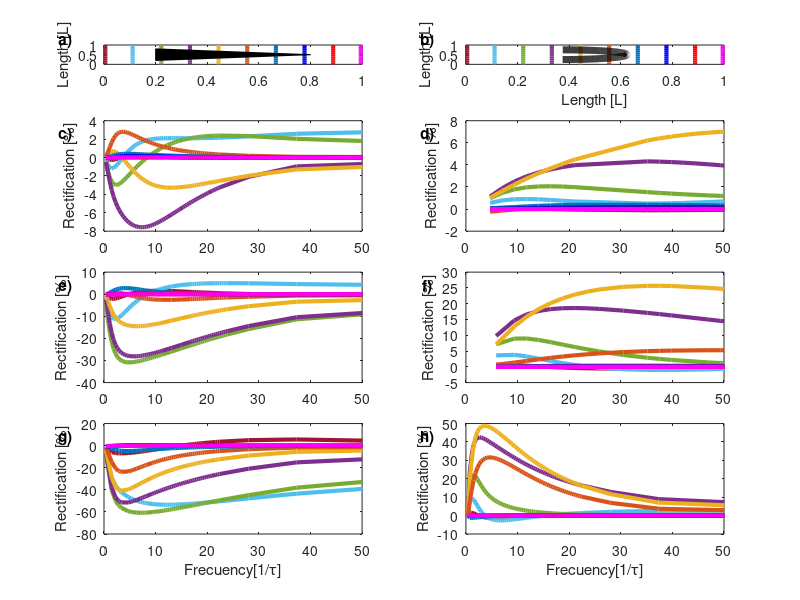

Write MATLAB code to recreate this figure.
%%%%%%%%%%%%%%%%%%%%Editar Grafico%%%%%%%%%%%%%%%%%%%%%%%%%%%%%%%%%%%
lw = 3; %LineWidth
mz = 7; %MarkSize

%%%%%%%%%%%%%%%%%%%%%%%Posiciones de medición$$$$$$$$$$$$$$$$$$$$$$$$$
x0=[1/200,1/200,1/200,1/200,1/200,1/200,1/200,1/200,1/200,1/200,1/200];
y1=[0,20/200,40/200,60/200,80/200,100/200,120/200,140/200,160/200,180/200,200/200];

x1=[22.2/200,22.2/200,22.2/200,22.2/200,22.2/200,22.2/200,22.2/200,22.2/200,22.2/200,22.2/200,22.2/200];
x2=[44.4,44.4,44.4,44.4,44.4,44.4,44.4,44.4,44.4,44.4,44.4];
x3=[66.6,66.6,66.6,66.6,66.6,66.6,66.6,66.6,66.6,66.6,66.6];
x4=[88.8,88.8,88.8,88.8,88.8,88.8,88.8,88.8,88.8,88.8,88.8];
x5=[111,111,111,111,111,111,111,111,111,111,111];
x6=[133.2,133.2,133.2,133.2,133.2,133.2,133.2,133.2,133.2,133.2,133.2];
x7=[155.4,155.4,155.4,155.4,155.4,155.4,155.4,155.4,155.4,155.4,155.4];
x8=[177.6,177.6,177.6,177.6,177.6,177.6,177.6,177.6,177.6,177.6,177.6];
x9=[199,199,199,199,199,199,199,199,199,199,199];

%rescaleo
x2 = x2/200
x3 = x3/200
x4 = x4/200
x5 = x5/200
x6 = x6/200
x7 = x7/200
x8 = x8/200
x9 = x9/200

%%%%%%%%%%%%%%%%%%%%%%%%Figura medialuna%%%%%%%%%%%%%%%%%%%%%%%%%%%%%%
r = 50/200;
phi = -pi/2:0.01:pi/2;
x_1 = r*cos(phi)+75/200;
y_1 = r*sin(phi)+100/200;

%%%%%%%%%%%%%%%%%%%%%%%%Figura triángulo%%%%%%%%%%%%%%%%%%%%%%%%%%%%%%
a=[40/200,40/200];
b=[40/200,160/200];
c=[160/200,100/200];
x=[a(1) b(1) c(1) a(1)];
y=[a(2) b(2) c(2) a(2)];

%%%%%%%%%%%%%%%%%%%%%%  Gráfico Triángulo  %%%%%%%%%%%%%%%%%%%%%%%%%%
subplot(7,2,1)
plot(x0,y1,'-','LineWidth',lw,'color','#A2142F','MarkerSize',mz);
hold on
plot(x1,y1,'-','LineWidth',lw,'color','#4DBEEE','MarkerSize',mz);
plot(x2,y1,'-','LineWidth',lw,'color','#77AC30','MarkerSize',mz);
plot(x3,y1,'-','LineWidth',lw,'color','#7E2F8E','MarkerSize',mz);
plot(x4,y1,'-','LineWidth',lw,'color','#EDB120','MarkerSize',mz);
plot(x5,y1,'-','LineWidth',lw,'color','#D95319','MarkerSize',mz);
plot(x6,y1,'-','LineWidth',lw,'color','#0072BD','MarkerSize',mz);
plot(x7,y1,'-','LineWidth',lw,'color','b','MarkerSize',mz);
plot(x8,y1,'-','LineWidth',lw,'color','r','MarkerSize',mz);
plot(x9,y1,'-','LineWidth',lw,'color','m','MarkerSize',mz);
triangulo=patch(x,y,'black');
hold off
xlim([0 1])
yticks([0,0.5,1])
yticklabels({'0','0.5','1'})
ylabel('Length [L]')
ylabel('Length [L]')
ylim([0 1])
t = title('a)', 'Units', 'normalized', 'Position', [-0.15, 0.8, 0]); % Set Title with correct Position

%%%%%%%%%%%%%%%%%%%%%  Gráfico Medialuna  %%%%%%%%%%%%%%%%%%%%%%%%
subplot(7,2,2)
plot(x0,y1,'-','LineWidth',lw,'color','#A2142F','MarkerSize',mz);
hold on
plot(x1,y1,'-','LineWidth',lw,'color','#4DBEEE','MarkerSize',mz);
plot(x2,y1,'-','LineWidth',lw,'color','#77AC30','MarkerSize',mz);
plot(x3,y1,'-','LineWidth',lw,'color','#7E2F8E','MarkerSize',mz);
plot(x4,y1,'-','LineWidth',lw,'color','#EDB120','MarkerSize',mz);
plot(x5,y1,'-','LineWidth',lw,'color','#D95319','MarkerSize',mz);
plot(x6,y1,'-','LineWidth',lw,'color','#0072BD','MarkerSize',mz);
plot(x7,y1,'-','LineWidth',lw,'color','b','MarkerSize',mz);
plot(x8,y1,'-','LineWidth',lw,'color','r','MarkerSize',mz);
plot(x9,y1,'-','LineWidth',lw,'color','m','MarkerSize',mz);
plot(x_1,y_1,'b','LineWidth',5,'color','k','MarkerSize',mz);
hold off
xlim([0 1])
ylim([0 1])
yticks([0,0.5,1])
yticklabels({'0','0.5','1'})
xlabel('Length [L]')
ylabel('Length [L]')
t = title('b)', 'Units', 'normalized', 'Position', [-0.15, 0.8, 0]); % Set Title with correct Position

%%%%%%%%%%%%%%%%%%%  Gráfico Triangulo 0.25  %%%%%%%%%%%%%%%%%%%%%%%
subplot(7,2,[3,5])
Array=csvread('salida - Triangulo - 0.25.csv');
A = Array(:, 4);

AB = (Array(:, 5)- Array(:, 24))
AC = max(Array(:, 5))
AD = max(Array(:, 24))
AE = max(AC,AD)

BB = (Array(:, 6)- Array(:, 23))
BC = max(Array(:, 6))
BD = max(Array(:, 23))
BE = max(BC,BD)

CB = (Array(:, 7)- Array(:, 22))
CC = max(Array(:, 7))
CD = max(Array(:, 22))
CE = max(CC,CD)

DB = (Array(:, 8)- Array(:, 21))
DC = max(Array(:, 8))
DD = max(Array(:, 21))
DE = max(DC,DD)

EB = (Array(:, 9)- Array(:, 20))
EC = max(Array(:, 9))
ED = max(Array(:, 20))
EE = max(EC,ED)

FB = (Array(:, 10)- Array(:, 19))
FC = max(Array(:, 10))
FD = max(Array(:, 19))
FE = max(FC,FD)

GB = (Array(:, 11)- Array(:, 18))
GC = max(Array(:, 11))
GD = max(Array(:, 18))
GE = max(GC,GD)

HB = (Array(:, 12)- Array(:, 17))
HC = max(Array(:, 12))
HD = max(Array(:, 17))
HE = max(HC,HD)

IB = (Array(:, 13)- Array(:, 16))
IC = max(Array(:, 13))
ID = max(Array(:, 16))
IE = max(IC,ID)

JB = (Array(:, 14)- Array(:, 15))
JC = max(Array(:, 14))
JD = max(Array(:, 15))
JE = max(JC,JD)

plot(A, (AB/AE)*100,'LineWidth',lw,'color','#A2142F','MarkerSize',mz)

hold on
plot(A, (BB/BE)*100, 'LineWidth',lw,'color','#4DBEEE','MarkerSize',mz)
plot(A, (CB/CE)*100, 'LineWidth',lw,'color','#77AC30','MarkerSize',mz)
plot(A, (DB/DE)*100, 'LineWidth',lw,'color','#7E2F8E','MarkerSize',mz)
plot(A, (EB/EE)*100, 'LineWidth',lw,'color','#EDB120','MarkerSize',mz)
plot(A, (FB/FE)*100, 'LineWidth',lw,'color','#D95319','MarkerSize',mz)
plot(A, (GB/GE)*100, 'LineWidth',lw,'color','#0072BD','MarkerSize',mz)
plot(A, (HB/HE)*100, 'LineWidth',lw,'color','b','MarkerSize',mz)
plot(A, (IB/IE)*100, 'LineWidth',lw,'color','r','MarkerSize',mz)
plot(A, (JB/JE)*100, 'LineWidth',lw,'color','m','MarkerSize',mz)
hold off
xlim([0 50])
%xlabel('Frecuency[1/s]')
ylabel('Rectification [%]')
t = title('c)', 'Units', 'normalized', 'Position', [-0.15, 0.8, 0]); % Set Title with correct Position

%%%%%%%%%%%%%%%%%%%  Gráfico Medialuna 0.25  %%%%%%%%%%%%%%%%%%%%%%%
subplot(7,2,[4,6])
Array1=csvread('salida - Medialuna - 0.25.csv');
A1 = Array1(:, 4);

AB1 = (Array1(:, 5)- Array1(:, 24))
AC1 = max(Array1(:, 5))
AD1 = max(Array1(:, 24))
AE1 = max(AC1,AD1)

BB1 = (Array1(:, 6)- Array1(:, 23))
BC1 = max(Array1(:, 6))
BD1 = max(Array1(:, 23))
BE1 = max(BC1,BD1)

CB1 = (Array1(:, 7)- Array1(:, 22))
CC1 = max(Array1(:, 7))
CD1 = max(Array1(:, 22))
CE1 = max(CC1,CD1)

DB1 = (Array1(:, 8)- Array1(:, 21))
DC1 = max(Array1(:, 8))
DD1 = max(Array1(:, 21))
DE1 = max(DC1,DD1)

EB1 = (Array1(:, 9)- Array1(:, 20))
EC1 = max(Array1(:, 9))
ED1 = max(Array1(:, 20))
EE1 = max(EC1,ED1)

FB1 = (Array1(:, 10)- Array1(:, 19))
FC1 = max(Array1(:, 10))
FD1 = max(Array1(:, 19))
FE1 = max(FC1,FD1)

GB1 = (Array1(:, 11)- Array1(:, 18))
GC1 = max(Array1(:, 11))
GD1 = max(Array1(:, 18))
GE1 = max(GC1,GD1)

HB1 = (Array1(:, 12)- Array1(:, 17))
HC1 = max(Array1(:, 12))
HD1 = max(Array1(:, 17))
HE1 = max(HC1,HD1)

IB1 = (Array1(:, 13)- Array1(:, 16))
IC1 = max(Array1(:, 13))
ID1 = max(Array1(:, 16))
IE1 = max(IC1,ID1)

JB1 = (Array1(:, 14)- Array1(:, 15))
JC1 = max(Array1(:, 14))
JD1 = max(Array1(:, 15))
JE1 = max(JC1,JD1)

plot(A1, (AB1/AE1)*100,'LineWidth',lw,'color','#A2142F','MarkerSize',mz)

hold on
plot(A1, (BB1/BE1)*100, 'LineWidth',lw,'color','#4DBEEE','MarkerSize',mz)
plot(A1, (CB1/CE1)*100, 'LineWidth',lw,'color','#77AC30','MarkerSize',mz)
plot(A1, (DB1/DE1)*100, 'LineWidth',lw,'color','#7E2F8E','MarkerSize',mz)
plot(A1, (EB1/EE1)*100, 'LineWidth',lw,'color','#EDB120','MarkerSize',mz)
plot(A1, (FB1/FE1)*100, 'LineWidth',lw,'color','#D95319','MarkerSize',mz)
plot(A1, (GB1/GE1)*100, 'LineWidth',lw,'color','#0072BD','MarkerSize',mz)
plot(A1, (HB1/HE1)*100, 'LineWidth',lw,'color','b','MarkerSize',mz)
plot(A1, (IB1/IE1)*100, 'LineWidth',lw,'color','r','MarkerSize',mz)
plot(A1, (JB1/JE1)*100, 'LineWidth',lw,'color','m','MarkerSize',mz)
hold off
xlim([0 50])
%xlabel('Frecuency[1/s]')
ylabel('Rectification [%]')
t = title('d)', 'Units', 'normalized', 'Position', [-0.15, 0.8, 0]); % Set Title with correct Position

%%%%%%%%%%%%%%%%%%%  Gráfico Triangulo 0.5  %%%%%%%%%%%%%%%%%%%%%%%
subplot(7,2,[7,9])
Array2=csvread('salida - Triangulo - 0.5.csv');
A2 = Array2(:, 4);

AB2 = (Array2(:, 5)- Array2(:, 24))
AC2 = max(Array2(:, 5))
AD2 = max(Array2(:, 24))
AE2 = max(AC2,AD2)

BB2 = (Array2(:, 6)- Array2(:, 23))
BC2 = max(Array2(:, 6))
BD2 = max(Array2(:, 23))
BE2 = max(BC2,BD2)

CB2 = (Array2(:, 7)- Array2(:, 22))
CC2 = max(Array2(:, 7))
CD2 = max(Array2(:, 22))
CE2 = max(CC2,CD2)

DB2 = (Array2(:, 8)- Array2(:, 21))
DC2 = max(Array2(:, 8))
DD2 = max(Array2(:, 21))
DE2 = max(DC2,DD2)

EB2 = (Array2(:, 9)- Array2(:, 20))
EC2 = max(Array2(:, 9))
ED2 = max(Array2(:, 20))
EE2 = max(EC2,ED2)

FB2 = (Array2(:, 10)- Array2(:, 19))
FC2 = max(Array2(:, 10))
FD2 = max(Array2(:, 19))
FE2 = max(FC2,FD2)

GB2 = (Array2(:, 11)- Array2(:, 18))
GC2 = max(Array2(:, 11))
GD2 = max(Array2(:, 18))
GE2 = max(GC2,GD2)

HB2 = (Array2(:, 12)- Array2(:, 17))
HC2 = max(Array2(:, 12))
HD2 = max(Array2(:, 17))
HE2 = max(HC2,HD2)

IB2 = (Array2(:, 13)- Array2(:, 16))
IC2 = max(Array2(:, 13))
ID2 = max(Array2(:, 16))
IE2 = max(IC2,ID2)

JB2 = (Array2(:, 14)- Array2(:, 15))
JC2 = max(Array2(:, 14))
JD2 = max(Array2(:, 15))
JE2 = max(JC2,JD2)

plot(A2, (AB2/AE2)*100,'LineWidth',lw,'color','#A2142F','MarkerSize',mz)

hold on
plot(A2, (BB2/BE2)*100, 'LineWidth',lw,'color','#4DBEEE','MarkerSize',mz)
plot(A2, (CB2/CE2)*100, 'LineWidth',lw,'color','#77AC30','MarkerSize',mz)
plot(A2, (DB2/DE2)*100, 'LineWidth',lw,'color','#7E2F8E','MarkerSize',mz)
plot(A2, (EB2/EE2)*100, 'LineWidth',lw,'color','#EDB120','MarkerSize',mz)
plot(A2, (FB2/FE2)*100, 'LineWidth',lw,'color','#D95319','MarkerSize',mz)
plot(A2, (GB2/GE2)*100, 'LineWidth',lw,'color','#0072BD','MarkerSize',mz)
plot(A2, (HB2/HE2)*100, 'LineWidth',lw,'color','b','MarkerSize',mz)
plot(A2, (IB2/IE2)*100, 'LineWidth',lw,'color','r','MarkerSize',mz)
plot(A2, (JB2/JE2)*100, 'LineWidth',lw,'color','m','MarkerSize',mz)
hold off
xlim([0 50])
%xlabel('Frecuency[1/s]')
ylabel('Rectification [%]')
t = title('e)', 'Units', 'normalized', 'Position', [-0.15, 0.8, 0]); % Set Title with correct Position

%%%%%%%%%%%%%%%%%%%  Gráfico Medialuna 0.5  %%%%%%%%%%%%%%%%%%%%%%%
subplot(7,2,[8,10])
Array3=csvread('salida - Medialuna - 0.5.csv');
A3 = Array3(:, 4);

AB3 = (Array3(:, 5)- Array3(:, 24))
AC3 = max(Array3(:, 5))
AD3 = max(Array3(:, 24))
AE3 = max(AC3,AD3)

BB3 = (Array3(:, 6)- Array3(:, 23))
BC3 = max(Array3(:, 6))
BD3 = max(Array3(:, 23))
BE3 = max(BC3,BD3)

CB3 = (Array3(:, 7)- Array3(:, 22))
CC3 = max(Array3(:, 7))
CD3 = max(Array3(:, 22))
CE3 = max(CC3,CD3)

DB3 = (Array3(:, 8)- Array3(:, 21))
DC3 = max(Array3(:, 8))
DD3 = max(Array3(:, 21))
DE3 = max(DC3,DD3)

EB3 = (Array3(:, 9)- Array3(:, 20))
EC3 = max(Array3(:, 9))
ED3 = max(Array3(:, 20))
EE3 = max(EC3,ED3)

FB3 = (Array3(:, 10)- Array3(:, 19))
FC3 = max(Array3(:, 10))
FD3 = max(Array3(:, 19))
FE3 = max(FC3,FD3)

GB3 = (Array3(:, 11)- Array3(:, 18))
GC3 = max(Array3(:, 11))
GD3 = max(Array3(:, 18))
GE3 = max(GC3,GD3)

HB3 = (Array3(:, 12)- Array3(:, 17))
HC3 = max(Array3(:, 12))
HD3 = max(Array3(:, 17))
HE3 = max(HC3,HD3)

IB3 = (Array3(:, 13)- Array3(:, 16))
IC3 = max(Array3(:, 13))
ID3 = max(Array3(:, 16))
IE3 = max(IC3,ID3)

JB3 = (Array3(:, 14)- Array3(:, 15))
JC3 = max(Array3(:, 14))
JD3 = max(Array3(:, 15))
JE3 = max(JC3,JD3)

plot(A3, (AB3/AE3)*100, 'LineWidth',lw,'color','#A2142F','MarkerSize',mz)

hold on
plot(A3, (BB3/BE3)*100, 'LineWidth',lw,'color','#4DBEEE','MarkerSize',mz)
plot(A3, (CB3/CE3)*100, 'LineWidth',lw,'color','#77AC30','MarkerSize',mz)
plot(A3, (DB3/DE3)*100, 'LineWidth',lw,'color','#7E2F8E','MarkerSize',mz)
plot(A3, (EB3/EE3)*100, 'LineWidth',lw,'color','#EDB120','MarkerSize',mz)
plot(A3, (FB3/FE3)*100, 'LineWidth',lw,'color','#D95319','MarkerSize',mz)
plot(A3, (GB3/GE3)*100, 'LineWidth',lw,'color','#0072BD','MarkerSize',mz)
plot(A3, (HB3/HE3)*100, 'LineWidth',lw,'color','b','MarkerSize',mz)
plot(A3, (IB3/IE3)*100, 'LineWidth',lw,'color','r','MarkerSize',mz)
plot(A3, (JB3/JE3)*100, 'LineWidth',lw,'color','m','MarkerSize',mz)
hold off
xlim([0 50])
%xlabel('Frecuency[1/s]')
ylabel('Rectification [%]')
t = title('f)', 'Units', 'normalized', 'Position', [-0.15, 0.8, 0]); % Set Title with correct Position

%%%%%%%%%%%%%%%%%%%  Gráfico Triangulo 0.75  %%%%%%%%%%%%%%%%%%%%%%%
subplot(7,2,[11,13])
Array4=csvread('salida - Triangulo - 0.75.csv');
A4 = Array4(:, 4);

AB4 = (Array4(:, 5)- Array4(:, 24))
AC4 = max(Array4(:, 5))
AD4 = max(Array4(:, 24))
AE4 = max(AC4,AD4)

BB4 = (Array4(:, 6)- Array4(:, 23))
BC4 = max(Array4(:, 6))
BD4 = max(Array4(:, 23))
BE4 = max(BC4,BD4)

CB4 = (Array4(:, 7)- Array4(:, 22))
CC4 = max(Array4(:, 7))
CD4 = max(Array4(:, 22))
CE4 = max(CC4,CD4)

DB4 = (Array4(:, 8)- Array4(:, 21))
DC4 = max(Array4(:, 8))
DD4 = max(Array4(:, 21))
DE4 = max(DC4,DD4)

EB4 = (Array4(:, 9)- Array4(:, 20))
EC4 = max(Array4(:, 9))
ED4 = max(Array4(:, 20))
EE4 = max(EC4,ED4)

FB4 = (Array4(:, 10)- Array4(:, 19))
FC4 = max(Array4(:, 10))
FD4 = max(Array4(:, 19))
FE4 = max(FC4,FD4)

GB4 = (Array4(:, 11)- Array4(:, 18))
GC4 = max(Array4(:, 11))
GD4 = max(Array4(:, 18))
GE4 = max(GC4,GD4)

HB4 = (Array4(:, 12)- Array4(:, 17))
HC4 = max(Array4(:, 12))
HD4 = max(Array4(:, 17))
HE4 = max(HC4,HD4)

IB4 = (Array4(:, 13)- Array4(:, 16))
IC4 = max(Array4(:, 13))
ID4 = max(Array4(:, 16))
IE4 = max(IC4,ID4)

JB4 = (Array4(:, 14)- Array4(:, 15))
JC4 = max(Array4(:, 14))
JD4 = max(Array4(:, 15))
JE4 = max(JC4,JD4)

plot(A4, (AB4/AE4)*100, 'LineWidth',lw,'color','#A2142F','MarkerSize',mz)

hold on
plot(A4, (BB4/BE4)*100, 'LineWidth',lw,'color','#4DBEEE','MarkerSize',mz)
plot(A4, (CB4/CE4)*100, 'LineWidth',lw,'color','#77AC30','MarkerSize',mz)
plot(A4, (DB4/DE4)*100, 'LineWidth',lw,'color','#7E2F8E','MarkerSize',mz)
plot(A4, (EB4/EE4)*100, 'LineWidth',lw,'color','#EDB120','MarkerSize',mz)
plot(A4, (FB4/FE4)*100, 'LineWidth',lw,'color','#D95319','MarkerSize',mz)
plot(A4, (GB4/GE4)*100, 'LineWidth',lw,'color','#0072BD','MarkerSize',mz)
plot(A4, (HB4/HE4)*100, 'LineWidth',lw,'color','b','MarkerSize',mz)
plot(A4, (IB4/IE4)*100, 'LineWidth',lw,'color','r','MarkerSize',mz)
plot(A4, (JB4/JE4)*100, 'LineWidth',lw,'color','m','MarkerSize',mz)
hold off
xlim([0 50])
xlabel('Frecuency[1/\tau]')
ylabel('Rectification [%]')
t = title('g)', 'Units', 'normalized', 'Position', [-0.15, 0.8, 0]); % Set Title with correct Position

%%%%%%%%%%%%%%%%%%%  Gráfico Medialuna 0.75  %%%%%%%%%%%%%%%%%%%%%%%
subplot(7,2,[12,14])
Array5=csvread('salida - Medialuna - 0.75.csv');
A5 = Array5(:, 4);

AB5 = (Array5(:, 5)- Array5(:, 24))
AC5 = max(Array5(:, 5))
AD5 = max(Array5(:, 24))
AE5 = max(AC5,AD5)

BB5 = (Array5(:, 6)- Array5(:, 23))
BC5 = max(Array5(:, 6))
BD5 = max(Array5(:, 23))
BE5 = max(BC5,BD5)

CB5 = (Array5(:, 7)- Array5(:, 22))
CC5 = max(Array5(:, 7))
CD5 = max(Array5(:, 22))
CE5 = max(CC5,CD5)

DB5 = (Array5(:, 8)- Array5(:, 21))
DC5 = max(Array5(:, 8))
DD5 = max(Array5(:, 21))
DE5 = max(DC5,DD5)

EB5 = (Array5(:, 9)- Array5(:, 20))
EC5 = max(Array5(:, 9))
ED5 = max(Array5(:, 20))
EE5 = max(EC5,ED5)

FB5 = (Array5(:, 10)- Array5(:, 19))
FC5 = max(Array5(:, 10))
FD5 = max(Array5(:, 19))
FE5 = max(FC5,FD5)

GB5 = (Array5(:, 11)- Array5(:, 18))
GC5 = max(Array5(:, 11))
GD5 = max(Array5(:, 18))
GE5 = max(GC5,GD5)

HB5 = (Array5(:, 12)- Array5(:, 17))
HC5 = max(Array5(:, 12))
HD5 = max(Array5(:, 17))
HE5 = max(HC5,HD5)

IB5 = (Array5(:, 13)- Array5(:, 16))
IC5 = max(Array5(:, 13))
ID5 = max(Array5(:, 16))
IE5 = max(IC5,ID5)

JB5 = (Array5(:, 14)- Array5(:, 15))
JC5 = max(Array5(:, 14))
JD5 = max(Array5(:, 15))
JE5 = max(JC5,JD5)

plot(A5, (AB5/AE5)*100,'LineWidth',lw,'color','#A2142F','MarkerSize',mz)

hold on
plot(A5, (BB5/BE5)*100, 'LineWidth',lw,'color','#4DBEEE','MarkerSize',mz)
plot(A5, (CB5/CE5)*100, 'LineWidth',lw,'color','#77AC30','MarkerSize',mz)
plot(A5, (DB5/DE5)*100, 'LineWidth',lw,'color','#7E2F8E','MarkerSize',mz)
plot(A5, (EB5/EE5)*100, 'LineWidth',lw,'color','#EDB120','MarkerSize',mz)
plot(A5, (FB5/FE5)*100, 'LineWidth',lw,'color','#D95319','MarkerSize',mz)
plot(A5, (GB5/GE5)*100, 'LineWidth',lw,'color','#0072BD','MarkerSize',mz)
plot(A5, (HB5/HE5)*100, 'LineWidth',lw,'color','b','MarkerSize',mz)
plot(A5, (IB5/IE5)*100, 'LineWidth',lw,'color','r','MarkerSize',mz)
plot(A5, (JB5/JE5)*100, 'LineWidth',lw,'color','m','MarkerSize',mz)
hold off
xlim([0 50])
xlabel('Frecuency[1/\tau]')
ylabel('Rectification [%]')
t = title('h)', 'Units', 'normalized', 'Position', [-0.15, 0.8, 0]); % Set Title with correct Position
